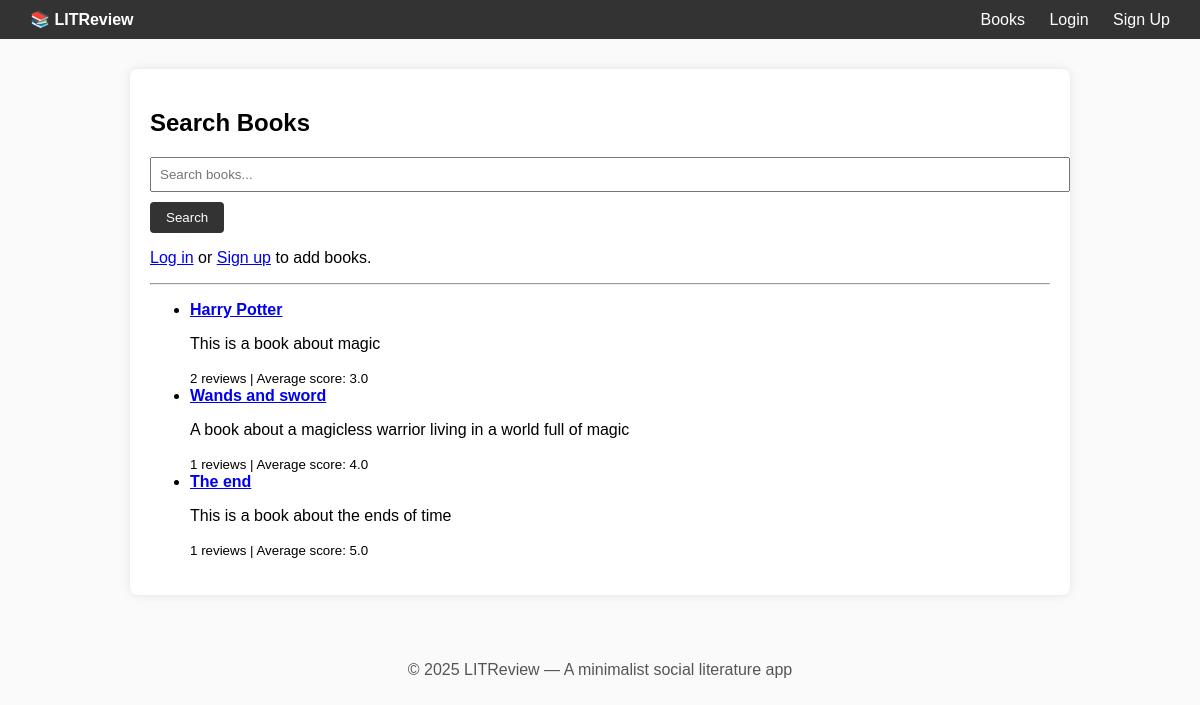
The page /books/ on the database its author committed.
### books/models.py (models this page shows, shortened)
class Book(models.Model):
    title = models.CharField(max_length=200, unique=True)
    description = models.TextField(blank=True)
    image = models.ImageField(upload_to='covers/', blank=True, null=True)
    created_at = models.DateTimeField(auto_now_add=True)
    def average_score(self):
        agg = self.reviews.aggregate(models.Avg('rating'))
        return agg['rating__avg'] or 0

### books/views.py (the view)
# urls.py: path('books/', views.book_search, name='book_search'),
def book_search(request):
    query = request.GET.get('q', '')
    books = Book.objects.filter(title__icontains=query) if query else Book.objects.all()
    return render(request, 'books/search.html', {'books': books, 'query': query})

### books/templates/books/search.html (shortened to what this page needs)
{% extends 'base.html' %}
{% block content %}
<h2>Search Books</h2>
<form method="get" action="{% url 'book_search' %}">
    <input type="text" name="q" placeholder="Search books..." value="{{ query }}">
    <button type="submit">Search</button>
</form>
{% if user.is_authenticated %}
    <p><a href="{% url 'book_create' %}">Add a New Book</a></p>
{% else %}
    <p><a href="{% url 'login' %}">Log in</a> or <a href="{% url 'signup' %}">Sign up</a> to add books.</p>
{% endif %}
<hr>
<ul>
    {% for book in books %}
        <li>
            <a href="{% url 'book_detail' book.id %}"><strong>{{ book.title }}</strong></a>
            <p>{{ book.description|truncatechars:150 }}</p>
            <small>{{ book.reviews.count }} reviews | Average score: {{ book.average_score|floatformat:1 }}</small>
        </li>
    {% empty %}
        <li>No books found.</li>
    {% endfor %}
</ul>
{% endblock %}

### templates/base.html (style rules this page uses)
body { font-family: Arial, sans-serif; background-color: #fafafa; margin: 0; padding: 0; }
form input, form textarea, form select { display: block; width: 100%; margin-bottom: 10px; padding: 8px; }
form button { background-color: #333; color: white; padding: 8px 16px; border: none; border-radius: 4px; }

### rows shown on the page
Book: title "Harry Potter", description "This is a book about magic", reviews.count "2", average_score "3.0"
Book: title "Wands and sword", description "A book about a magicless warrior living in a world full of magic", reviews.count "1", average_score "4.0"
Book: title "The end", description "This is a book about the ends of time", reviews.count "1", average_score "5.0"
